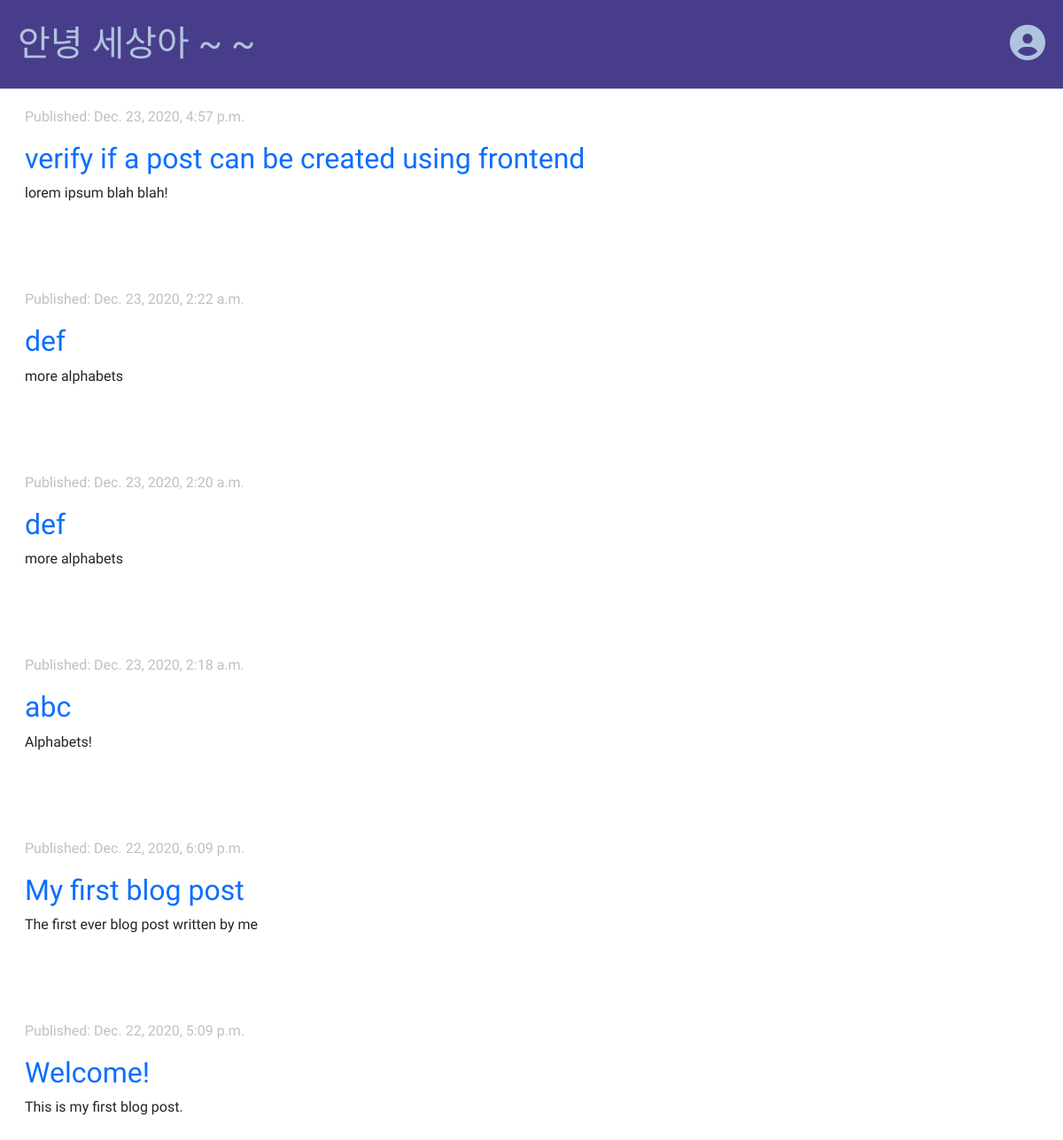
Before: / with the older database file.
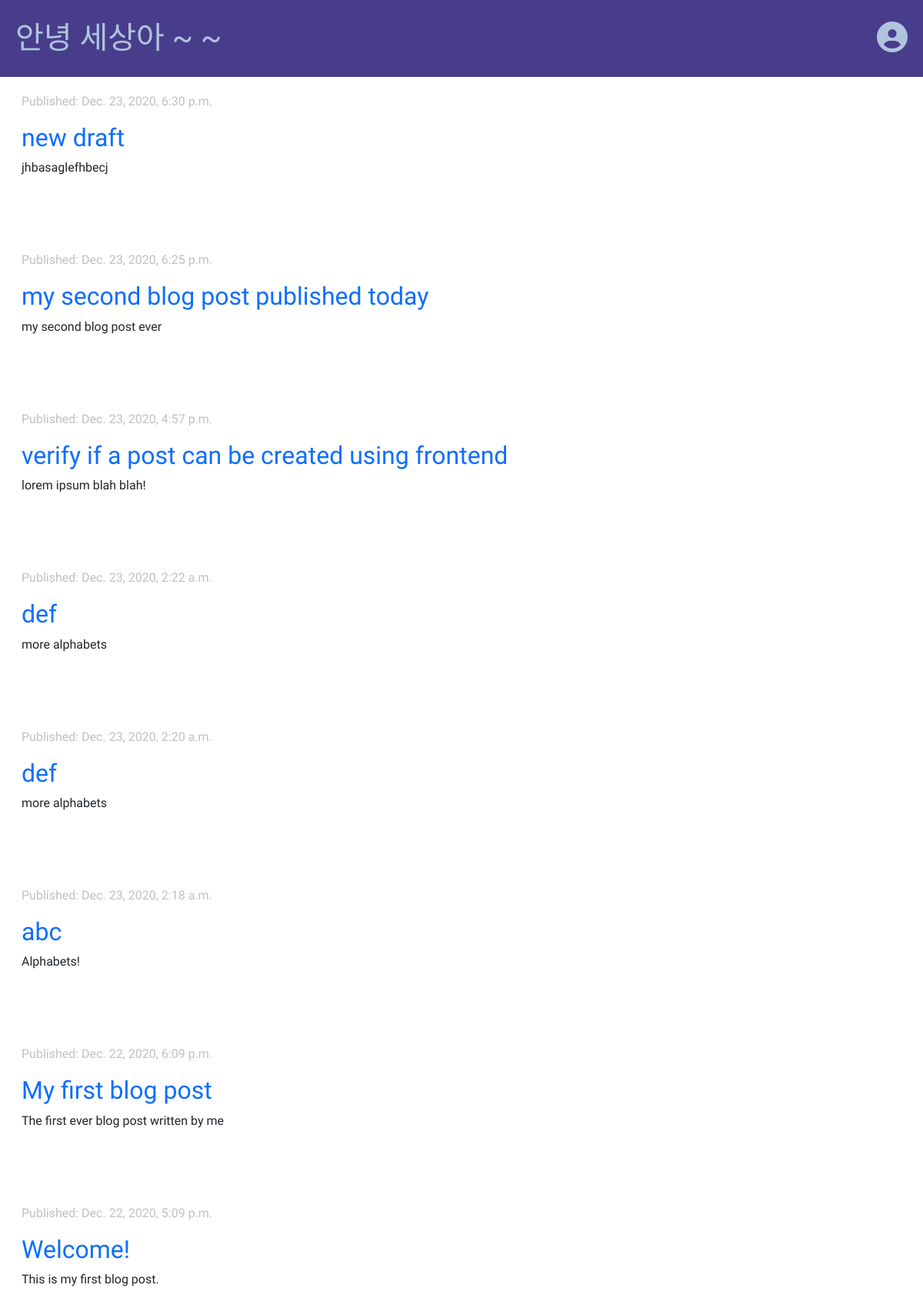
After: the same page with the newer database file.
### blog/models.py (models this page shows, shortened)
class Post(models.Model):
    author = models.ForeignKey('auth.User', on_delete=models.CASCADE)
    title = models.CharField(max_length=250)
    text = models.TextField()
    created_date = models.DateTimeField(default=timezone.now)
    published_date = models.DateTimeField(blank=True, null=True)

### blog/views.py (the view)
# urls.py: path('', views.post_list, name='post_list'),
def post_list(request):
    posts = Post.objects.filter(published_date__lte=timezone.now()).order_by('-published_date')
    posts_for_frontend = {
        'posts': posts
    }
    return render(request, 'blog/post_list.html', posts_for_frontend)

### blog/templates/blog/post_list.html
{% extends 'blog/base_page.html' %}
{% block content %}
    {% for post in posts %}
    <div class="row-content">
        {% if post.published_date %}
            <p class="date">Published: {{ post.published_date }} </p>
        {% else %}
            <p class="date">Created: {{ post.created_date }} </p>
        {% endif %}
        <h2><a href="{% url 'post_details' primary_key=post.pk %}"> {{ post.title }} </a></h2>
        <p> {{ post.text | linebreaksbr }} </p>
    </div>
    {% endfor %}
{% endblock %}

Changed rows visible on the page:
added Post: published_date "Dec. 23, 2020, 6:30 p.m.", title "new draft", text "jhbasaglefhbecj"
now on this page (row edited): Post: published_date "Dec. 23, 2020, 6:25 p.m.", title "my second blog post published today", text "my second blog post ever"
